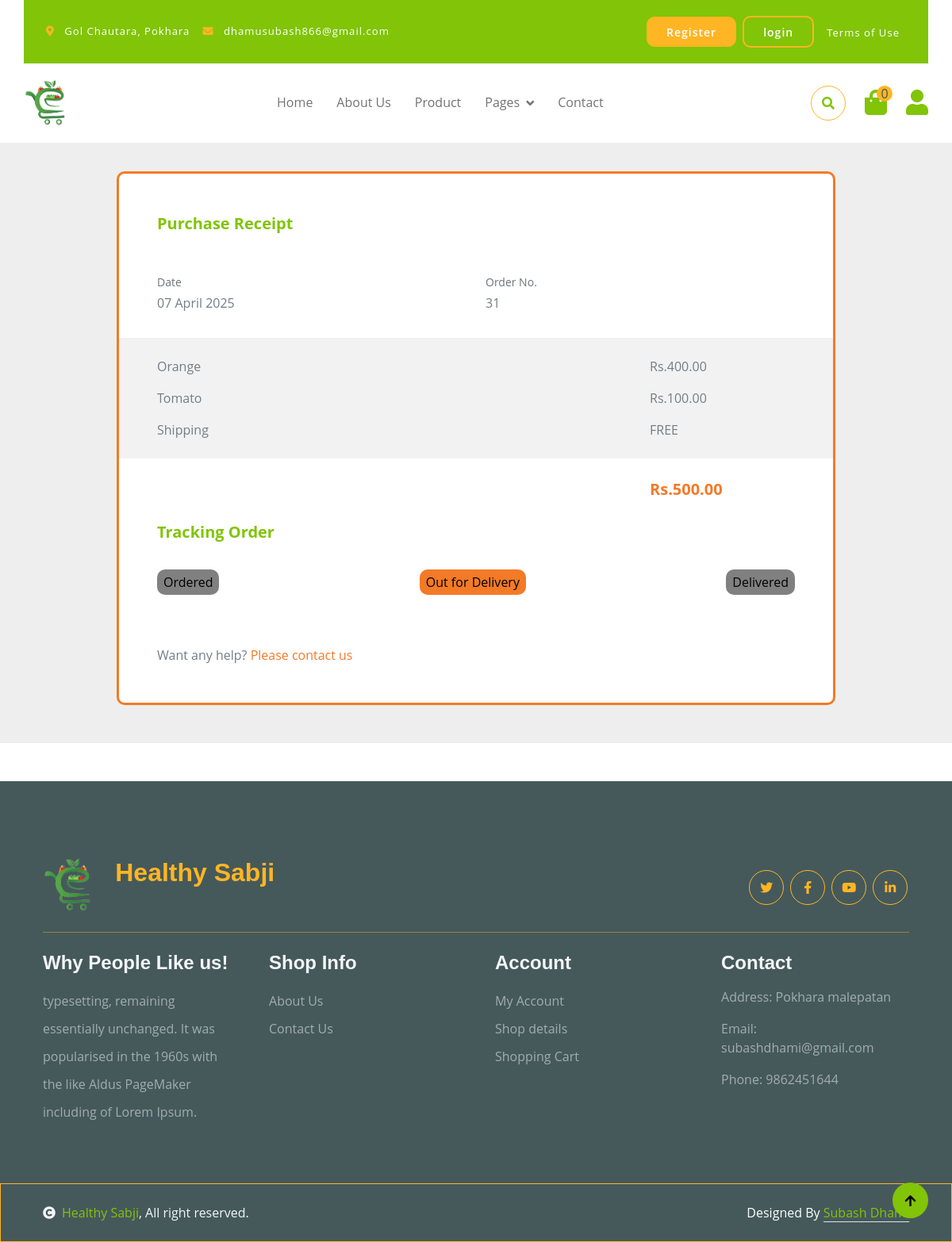
The app's page /order_track/31 with its own data.
### orders/models.py (models this page shows, shortened)
class Order(models.Model):
    user = models.ForeignKey('accounts.CustomUser', on_delete=models.CASCADE)
    delivery_person = models.ForeignKey('accounts.CustomUser', on_delete=models.CASCADE, related_name='deliveries',limit_choices_to={'is_delivery_person': True},null=True, blank=True)
    order_date = models.DateTimeField(auto_now_add=True)
    location = models.ForeignKey('Location', on_delete=models.CASCADE,null=True, blank=True)
    status = models.CharField(max_length=10,choices=order_choices)
    payment = models.ForeignKey('Payment', on_delete=models.CASCADE, null=True, blank=True)
    evidence = models.ImageField(upload_to='evidence/',null=True, blank=True)
    created_at = models.DateTimeField(auto_now_add=True)

class OrderItem(models.Model):
    order = models.ForeignKey(Order, on_delete=models.CASCADE,related_name='items')
    product = models.ForeignKey('sabji.Product', on_delete=models.CASCADE)
    quantity = models.PositiveIntegerField()
    price = models.DecimalField(max_digits=10, decimal_places=2)

class Payment(models.Model):
    amount = models.DecimalField(max_digits=10, decimal_places=2)
    signature = models.CharField(max_length=100,null=True, blank=True)
    payment_date = models.DateTimeField(auto_now_add=True)
    payment_method = models.CharField(max_length=20)
    payment_uuid = models.CharField(max_length=50)
    status = models.CharField(max_length=10,choices=payment_choices)

### sabji/models.py (models this page shows, shortened)
class Product(models.Model):
    name = models.CharField(max_length=100)
    price = models.IntegerField(help_text='Price per kilo')
    pre_discount_price = models.IntegerField(blank=True, null=True)
    description = models.TextField()
    image = models.ImageField(upload_to='product_images/')
    quantity = models.IntegerField()
    farmer = models.ForeignKey(CustomUser, on_delete=models.CASCADE, related_name='products', limit_choices_to={'is_farmer': True})
    date_added = models.DateTimeField(auto_now_add=True)
    category = models.ForeignKey('Category', on_delete=models.SET_NULL, related_name='products',null=True)

### orders/views.py (the view)
# urls.py: path('order_track/<int:order_id>',views.order_track,name="order_track"),
def order_track(request,order_id):
    order = Order.objects.get(id=order_id)
    context = {
        'order':order,
        }
    return render(request,'user/order_track.html', context)

### sabji/processors.py (called while the page is built)
def productprocessor(request):
    products = Product.objects.filter(quantity__gt=0)
    lowest_price = products.filter(quantity__gt=0).order_by('price').first()
    return {'products': products, 'lowest_price': lowest_price}

def categoryprocessor(request):
    categories = Category.objects.all()
    return {'categories': categories}

def discountprocessor(request):
    discounted_products = Product.objects.filter(pre_discount_price__gt=0)
    return {'discounted_products': discounted_products}

def cartprocessor(request):
    cart_count = 0
    if request.user.is_authenticated:
        cart_count = request.user.cart_items.filter(active=True).count()
    return {'cart_count': cart_count}

def bestsellerprocessor(request):
    bestseller_data = (
        OrderItem.objects.values('product__id', 'product__name')
        .annotate(total_quantity=Sum('quantity'))
        .order_by('-total_quantity')
    )
    bestseller_ids = [item['product__id'] for item in bestseller_data[:3]]
    bestseller = Product.objects.filter(id__in=bestseller_ids)
    return {'bestsellers': bestseller}

### templates/user/order_track.html
{% extends 'base.html' %}
{% block content %}
<section class="h-100 mt-5" style="background-color: #eee;">
    <div class="container py-5">
      <div class="row d-flex justify-content-center align-items-center mt-5 h-100">
        <div class="col-lg-12 col-xl-10">
          <div class="card border-top border-bottom border-3 mt-5" style="border-color: #f37a27 !important;">
            <div class="card-body p-5">
              <p class="lead fw-bold mb-5 text-primary">Purchase Receipt</p>
              <div class="row">
                <div class="col mb-3">
                  <p class="small text-muted mb-1">Date</p>
                  <p>{{ order.order_date|date:"d F Y" }}</p>
                </div>
                <div class="col mb-3">
                  <p class="small text-muted mb-1">Order No.</p>
                  <p>{{ order.id }}</p>
                </div>
              </div>
              <div class="mx-n5 px-5 py-4" style="background-color: #f2f2f2;">
                {% for item in order.items.all %}
                <div class="row">
                  <div class="col-md-8 col-lg-9">
                    <p>{{ item.product.name }}</p>
                  </div>
                  <div class="col-md-4 col-lg-3">
                    <p>Rs.{{ item.price }}</p>
                  </div>
                </div>
                {% endfor %}
                <div class="row">
                  <div class="col-md-8 col-lg-9">
                    <p class="mb-0">Shipping</p>
                  </div>
                  <div class="col-md-4 col-lg-3">
                    <p class="mb-0">FREE</p>
                  </div>
                </div>
              </div>
              <div class="row my-4">
                <div class="col-md-4 offset-md-8 col-lg-3 offset-lg-9">
                  <p class="lead fw-bold mb-0" style="color: #f37a27;">Rs.{{ order.payment.amount }}</p>
                </div>
              </div>
              <p class="lead fw-bold mb-4 pb-2 text-primary">Tracking Order</p>
              <div class="row">
                <div class="col-lg-12">
                  <div class="horizontal-timeline">
                    <ul class="list-inline items d-flex justify-content-between">
                      <li class="list-inline-item items-list">
                        <p class="py-1 px-2 rounded text-black"
                        style="background-color: {% if order.status == 'P' %}#f37a27{% else %}gray{% endif %};">Ordered</p>
                      </li>
                      <li class="list-inline-item items-list">
                        <p class="py-1 px-2 rounded text-black"
                        style="background-color: {% if order.status == 'OD' %}#f37a27{% else %}gray{% endif %};">Out for Delivery</p>
                      </li>
                      <li class="list-inline-item items-list">
                        <p class="py-1 px-2 rounded text-black"
                        style="background-color: {% if order.status == 'D' %}#f37a27{% else %}gray{% endif %};">Delivered</p>
                      </li>
                    </ul>
                  </div>
                </div>
              </div>
              <p class="mt-4 pt-2 mb-0">Want any help? <a href="#!" style="color: #f37a27;">Please contact us</a></p>
            </div>
          </div>
        </div>
      </div>
    </div>
  </section>
  {% endblock %}

### records on screen
Order: order_date "07 April 2025", id "31", payment.amount "500.00"
OrderItem: product.name "Orange", price "400.00"
OrderItem: product.name "Tomato", price "100.00"

### other values on screen
{{ cart_count }} "0"
